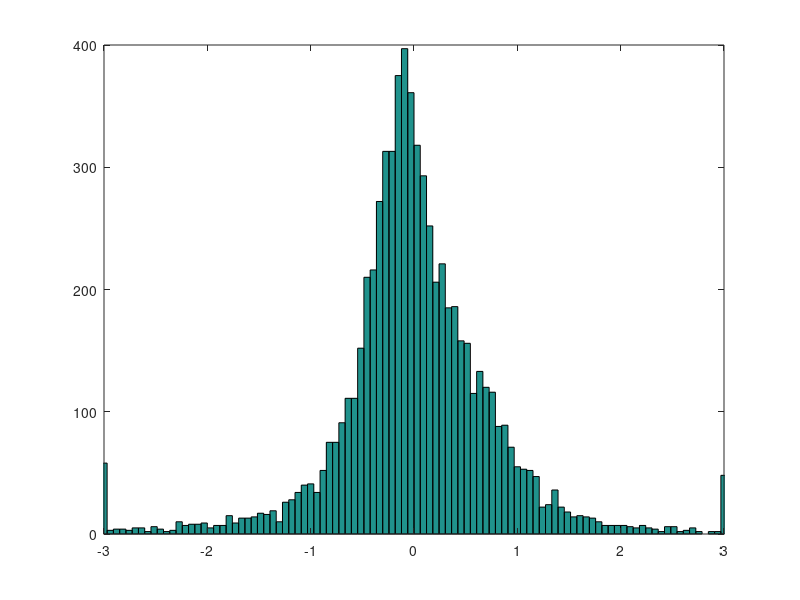

Write MATLAB code to recreate this figure.
%data = load('cacla_adv.txt');
%data = load('td_adv.txt');
data = load('td_iw.txt');

num_bins = 100;
min_bin = -3;
max_bin = 3;

data = data .* 10;
bins = linspace(min_bin, max_bin, num_bins);
hist(data, bins);
xlim([min_bin, max_bin]);

max_val = max(data)
min_val = min(data)